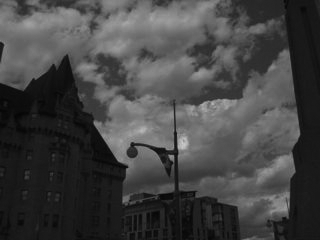
%> input picture dark.tif, 320 x 240 px
$ octave Histogram_Equalization.m   (GNU Octave 9; MATLAB toolbox functions it lacks are replaced by stand-ins)
%> lines starting %> are read from the running program, lines starting %| are printed output that depends on the picture
% read image
im = imread('dark.tif');
%> im is the input picture: size 240x320 uint8; min 3, max 205, mean 67.8
m=255;
n=numel(im);
%> n = 76800
v=reshape(im,[],1);
v=double(v);
I=hist(v,0:m);
%> I = 256 values, max 3337 at index 26, min 0 at index 1, mean 300

Output=I/n;
%> Output = 256 values, max 0.0435 at index 26, min 0 at index 1, mean 0.00391

csum=cumsum(Output);
%> csum = 256 values from 0 to 1

im2=csum(im+1);
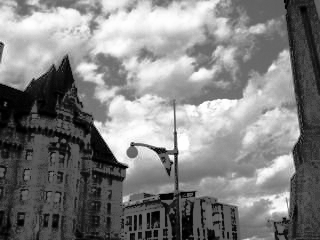
%> im2: size 240x320 double; min 1.3e-05, max 1, mean 0.506

figure, imhist(im2);
%> after `imhist(im2)`:
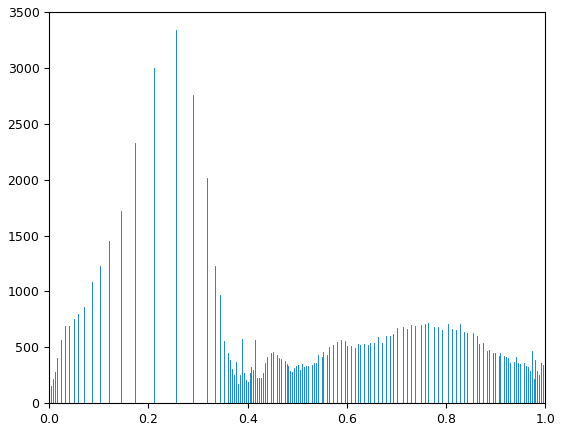
%> figure redrawn from the program's plot data; highest point at x = 0.255, y = 3337
figure, imshow(im2);

$ run again, with bird.tif copied over dark.tif
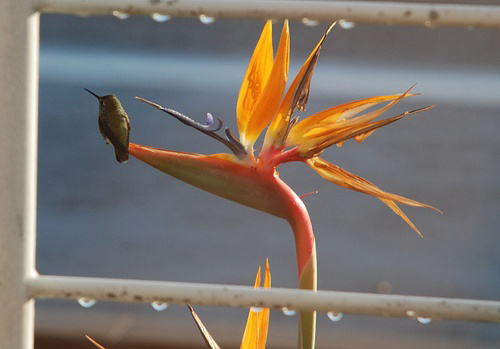
%> input picture bird.tif, 500 x 349 px
%> im is the input picture: size 349x500x3 uint8; mean R, G, B 123.9, 115.8, 109.6
%> I = 256 values, max 14930 at index 113, min 53 at index 2, mean 2044.9
%> Output = 256 values, max 0.0285 at index 113, min 0.000101 at index 2, mean 0.00391
%> csum = 256 values from 0.000371 to 1
%> `im2=csum(im+1);`:
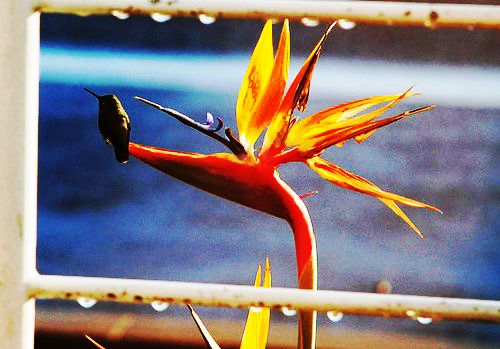
%> im2: size 349x500x3 double; mean R, G, B 0.531, 0.492, 0.495
%> `imhist(im2)`:
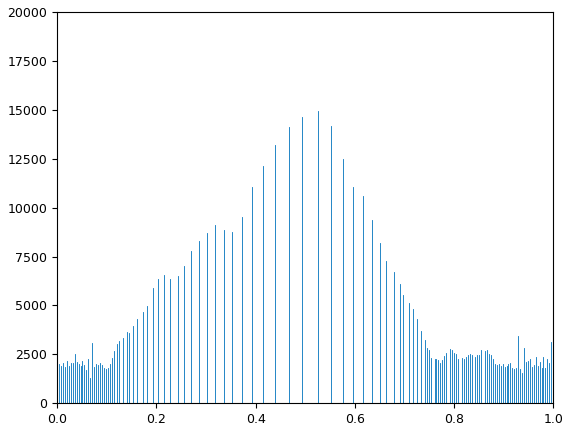
%> figure redrawn from the program's plot data; highest point at x = 0.525, y = 14930
